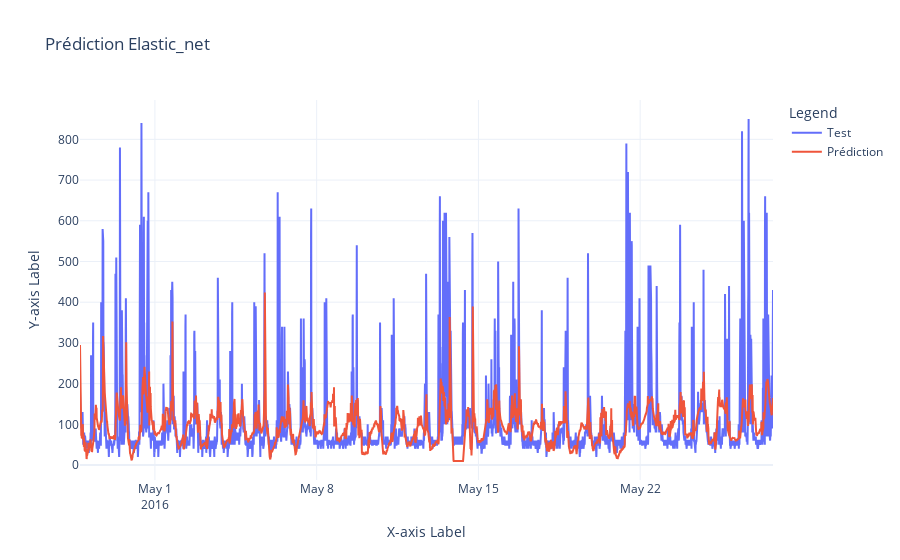

This figure's notebook cell:
### Code cell
plot_online_model(model="Elastic_net",l1_ratio=0.9591836734693877,alpha=0.3727593720314942,figure = True, arma_resid = True, order = (1,1,1), seasonnal_order = (1,0,1,14))

### Figure 1 — Plotly figure (JSON) as saved in the notebook; plotly's stock layout.template omitted (floating-point values rounded to 4 significant figures; data arrays with more than 128 entries replaced by an {"elided": "..."} marker saying what was removed)
{"data": [{"mode": "lines", "name": "Test", "type": "scatter", "x": {"elided": "4320 str values"}, "y": {"elided": "4320 int values"}}, {"mode": "lines", "name": "Prédiction", "type": "scatter", "x": {"elided": "4320 str values"}, "y": {"elided": "4320 float values"}}], "layout": {"legend": {"title": {"text": "Legend"}}, "title": {"text": "Prédiction Elastic_net"}, "xaxis": {"title": {"text": "X-axis Label"}}, "yaxis": {"title": {"text": "Y-axis Label"}}}}
